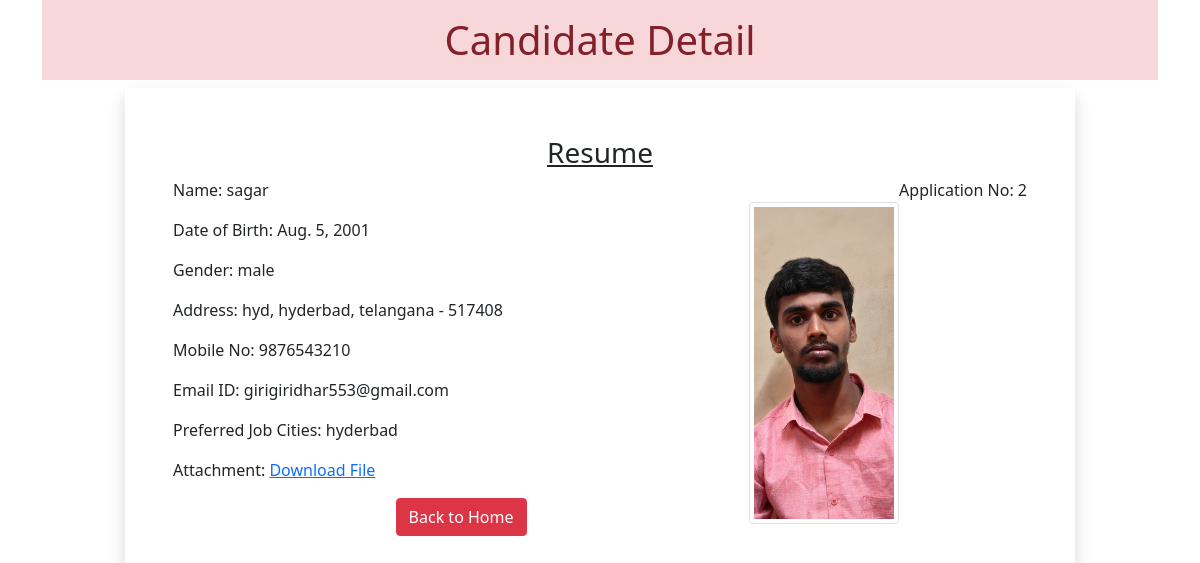
/2, run on the app's committed database.
### resumeapp/models.py (models this page shows)
class Resume(models.Model):
    name = models.CharField(max_length=100)
    dob = models.DateField(auto_now=False,auto_now_add=False)
    gender = models.CharField(max_length=10)
    locality = models.CharField(max_length=100)
    city = models.CharField(max_length=10)
    pin = models.PositiveIntegerField()
    state = models.CharField(choices=STATE_CHOICE ,max_length=50)
    mobile = models.PositiveIntegerField()
    email = models.EmailField()
    job_city = models.CharField(max_length=50)
    profile_image = models.ImageField(upload_to='profileimg',blank=True)
    my_file = models.FileField(upload_to='doc',blank=True)

### resumeapp/views.py (the view)
# urls.py: path('<int:pk>', views.CandidateView.as_view(), name='candidate')
class CandidateView(View):
    def get(self,request,pk):
        candidate = Resume.objects.get(pk=pk)
        return render(request,'candidate.html',{'candidate':candidate})

### resumeapp/templatetags/myfilter.py (called while the page is built)
@register.filter(name='remove_special')
def remove_chars(value,arg):
    for character in arg:
        value = value.replace(character,"")
    return value

### templates/candidate.html (shortened to what this page needs)
<!DOCTYPE html>
{% load myfilter %}
<html lang="en">
<head>
  <link href="https://cdn.jsdelivr.net/npm/bootstrap@5.0.0-beta2/dist/css/bootstrap.min.css" rel="stylesheet">
</head>
<body>
  <div class="container">
   <h1 class="alert-danger text-center p-3">Candidate Detail</h1>
   <div class="row">
    <div class="col-sm-10 shadow p-5 offset-sm-1">
     <h3 class="text-center"><u>Resume</u></h3>
     <p class="float-end">Application No: {{candidate.id}}</p>
     <img src="{{candidate.profile_image.url}}" alt="" class="img-fluid img-thumbnail float-end mt-4" width="150" height="150">
     <p>Name: {{candidate.name}}</p>
     <p>Date of Birth: {{candidate.dob}}</p>
     <p>Gender: {{candidate.gender}}</p>
     <p>Address: {{candidate.locality}}, {{candidate.city}}, {{candidate.state}} - {{candidate.pin}}</p>
     <p>Mobile No: {{candidate.mobile}}</p>
     <p>Email ID: {{candidate.email}}</p>
     <p>Preferred Job Cities: {{candidate.job_city|remove_special:"[]'"}}</p>
     <p>Attachment: <a href="{{candidate.my_file.url}}">Download File</a></p>
    <div class="text-center">
     <a href="/" class="btn btn-danger">Back to Home</a>
    </div>
    </div>
   </div>
  </div>
</body>
</html>

### data on the page
Resume: id "2", profile_image (picture), name "sagar", dob "Aug. 5, 2001", gender "male", locality "hyd", city "hyderbad", state "telangana", pin "517408", mobile "9876543210", email "girigiridhar553@gmail.com", job_city|remove_special "hyderbad"
